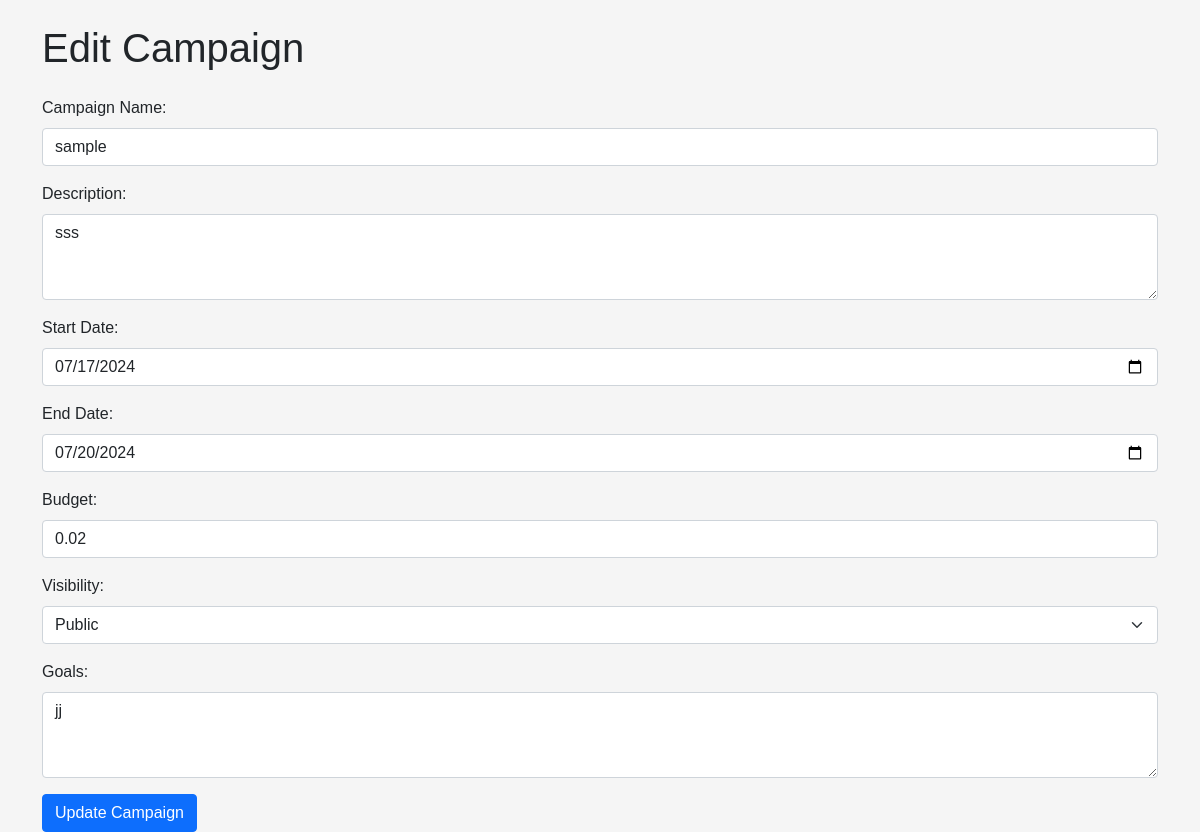
The app's page /sponsor/edit_campaign/1 (signed in) with its own data.
### backend/models.py (models this page shows)
class Campaign(db.Model):
    __tablename__ = 'campaigns'
    id = db.Column(db.Integer, primary_key=True)
    sponsor_id = db.Column(db.Integer, db.ForeignKey('sponsors.id'), nullable=False)
    name = db.Column(db.String(100), nullable=False)
    description = db.Column(db.Text)
    start_date = db.Column(db.Date, nullable=False)
    end_date = db.Column(db.Date, nullable=False)
    budget = db.Column(db.Float, nullable=False)
    visibility = db.Column(db.Enum('public', 'private'), nullable=False)
    goals = db.Column(db.Text)
    sponsor = relationship('Sponsor', back_populates='campaigns')
    ad_requests = relationship('AdRequest', back_populates='campaign')

### backend/controller.py (the view, shortened to what this page needs)
@app.route("/sponsor/edit_campaign/<int:campaign_id>", methods=["GET", "POST"])
@login_required
def edit_campaign(campaign_id):
    if current_user.role != "sponsor":
        flash("Access denied.")
        return redirect(url_for("home"))
    campaign = Campaign.query.get_or_404(campaign_id)
    if campaign.sponsor_id != Sponsor.query.filter_by(user_id=current_user.id).first().id:
        flash("Access denied.")
        return redirect(url_for("sponsor_dashboard"))
    return render_template("edit_campaign.html", campaign=campaign)

### app.py (called while the page is built)
def init_app():
    app = Flask(__name__)
    app.secret_key = 'fsfdgdsgs'
    app.debug = True
    app.config['SQLALCHEMY_DATABASE_URI'] = 'sqlite:///iescp.db'
    db.init_app(app)
    app.app_context().push()
    login_manager = LoginManager()
    login_manager.login_view = 'controller.login'
    login_manager.init_app(app)
    @login_manager.user_loader
    def load_user(id):
        return User.query.get(int(id))
    print("app started....")
    return app

### templates/edit_campaign.html (shortened to what this page needs)
{% extends "base.html" %}
{% block content %}
<div class="container mt-4">
    <h1 class="mb-4">Edit Campaign</h1>
    <form action="{{ url_for('edit_campaign', campaign_id=campaign.id) }}" method="POST">
        <div class="mb-3">
            <label for="name" class="form-label">Campaign Name:</label>
            <input type="text" class="form-control" id="name" name="name" value="{{ campaign.name }}" required>
        </div>
        <div class="mb-3">
            <label for="description" class="form-label">Description:</label>
            <textarea class="form-control" id="description" name="description" rows="3" required>{{ campaign.description }}</textarea>
        </div>
        <div class="mb-3">
            <label for="start_date" class="form-label">Start Date:</label>
            <input type="date" class="form-control" id="start_date" name="start_date" value="{{ campaign.start_date.strftime('%Y-%m-%d') }}" required>
        </div>
        <div class="mb-3">
            <label for="end_date" class="form-label">End Date:</label>
            <input type="date" class="form-control" id="end_date" name="end_date" value="{{ campaign.end_date.strftime('%Y-%m-%d') }}" required>
        </div>
        <div class="mb-3">
            <label for="budget" class="form-label">Budget:</label>
            <input type="number" class="form-control" id="budget" name="budget" value="{{ campaign.budget }}" step="0.01" required>
        </div>
        <div class="mb-3">
            <label for="visibility" class="form-label">Visibility:</label>
            <select class="form-select" id="visibility" name="visibility" required>
                <option value="public" {% if campaign.visibility == 'public' %}selected{% endif %}>Public</option>
            </select>
        </div>
        <div class="mb-3">
            <label for="goals" class="form-label">Goals:</label>
            <textarea class="form-control" id="goals" name="goals" rows="3" required>{{ campaign.goals }}</textarea>
        </div>
        <button type="submit" class="btn btn-primary">Update Campaign</button>
    </form>
</div>
{% endblock %}

### static/css/styles.css (style rules this page uses)
body { font-family: Arial, sans-serif; background-color: #f5f5f5; }

### records on screen
Campaign: name "sample", description "sss", start_date "07/17/2024", end_date "07/20/2024", budget "0.02", visibility "Public", goals "jj"
